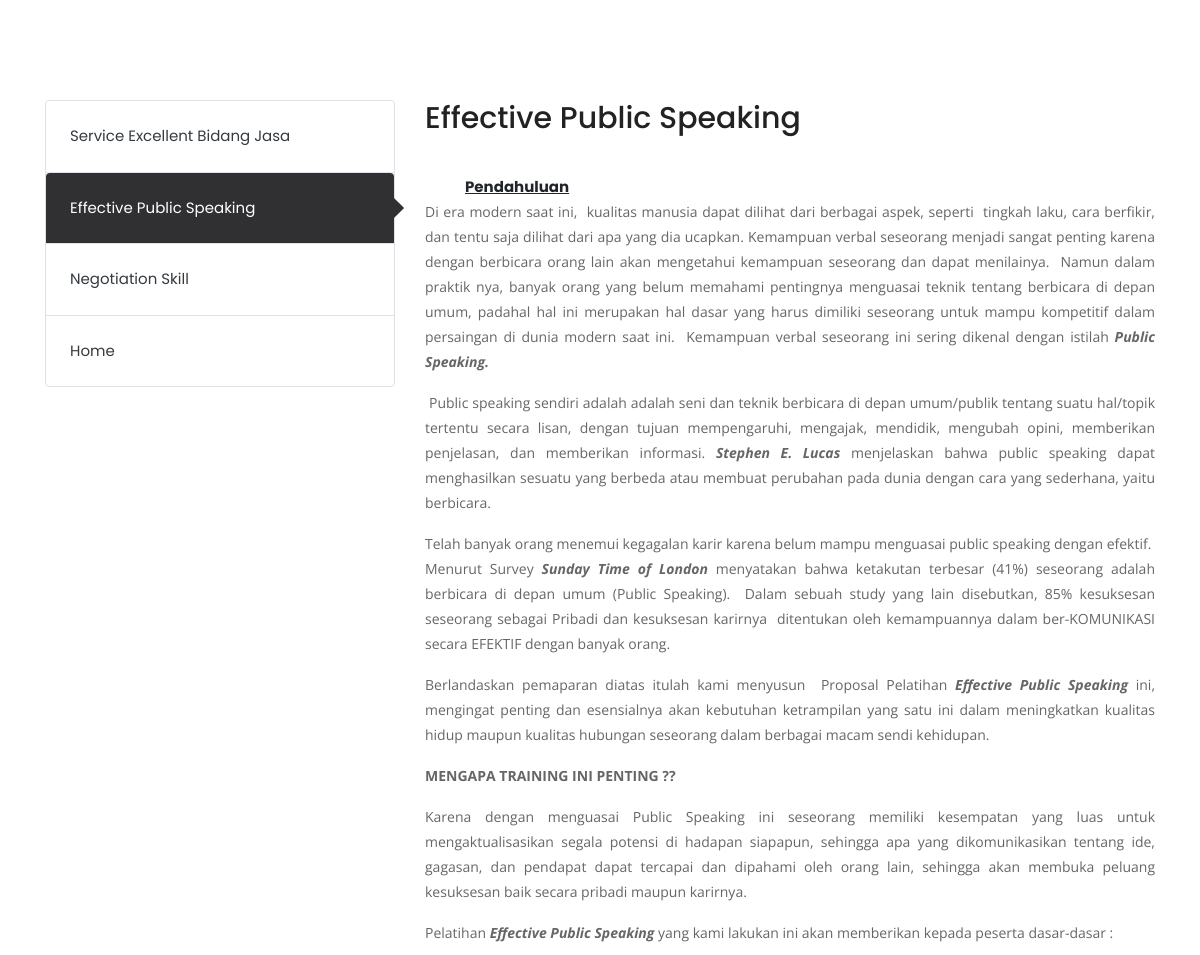
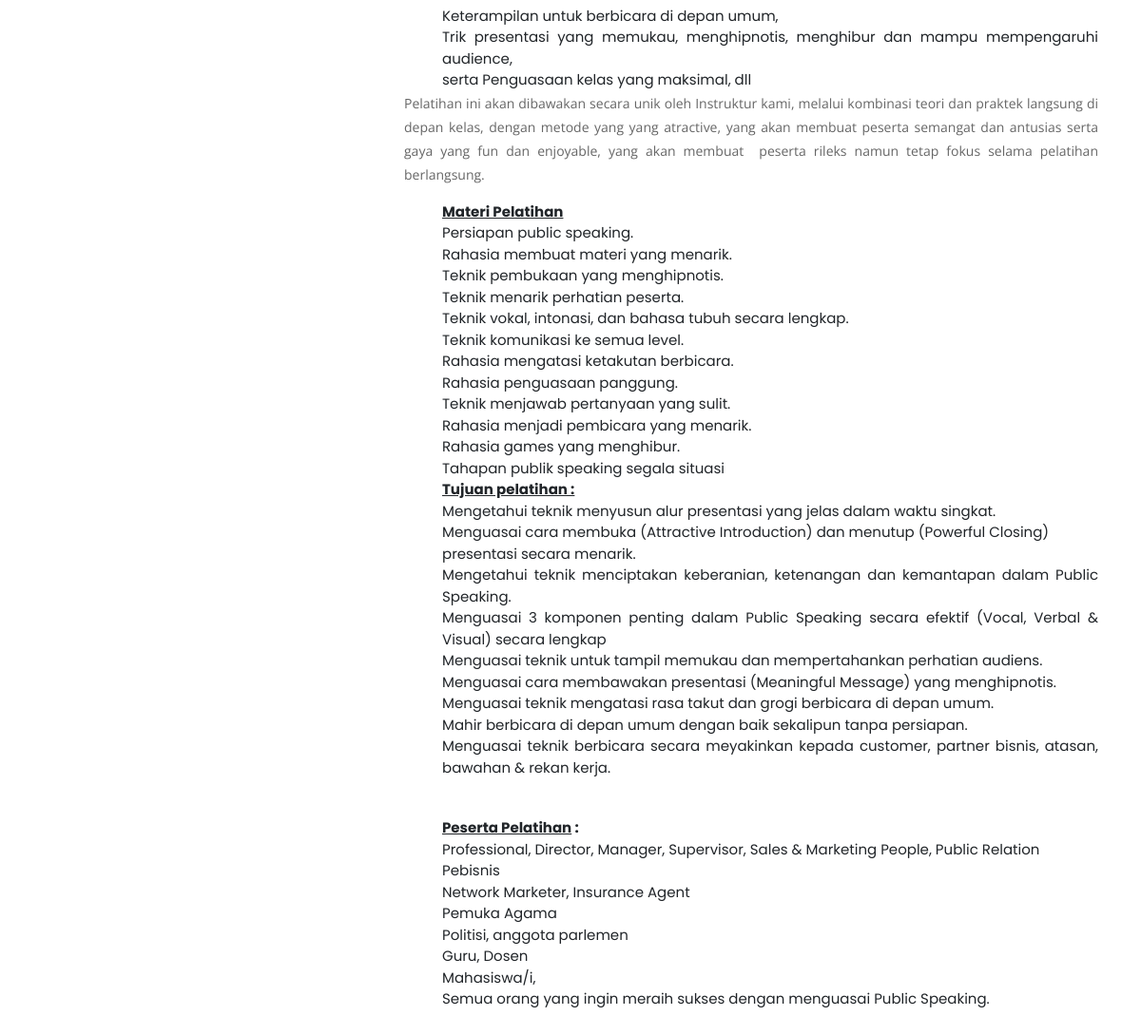
The page /DeepTrance/service_single/7 on the database its author committed (2 pictures, top to bottom).
### tables this page shows
CREATE TABLE `data_service` (
  `id_service` int(11) NOT NULL,
  `judul` varchar(255) NOT NULL,
  `title` varchar(255) NOT NULL,
  `icon` varchar(255) NOT NULL,
  `background_service` varchar(255) NOT NULL,
  `isi_service` text NOT NULL
);

### application/controllers/DeepTrance.php (called while the page is built, shortened)
<?php
class DeepTrance extends CI_Controller {
public function service_single(){
$this->load->view('umum/V_header_umum');
$this->load->view('V_service_single');
}
}

### index.php (called while the page is built, shortened)
<?php
require_once BASEPATH.'core/CodeIgniter.php';

### application/views/V_service_single.php (the view)
<?php
$static       = $this->db->get_where('data_service',array('id_service'=>$this->uri->segment(3)))->row_array();
$data_service = $this->db->get('data_service') ?>
<section class="section">
<div class="container">
<div class="row">
<aside class="col-lg-4 order-lg-1 order-2">
<ul class="service-menu pl-0 border rounded mb-50">
<?php foreach ($data_service->result_array() as $service){ ?>
<li class="<?php if($this->uri->segment(3) == $service['id_service']){ echo "active"; } ?> border-bottom">
<a class="d-block font-primary text-dark p-4 rounded-top" href="<?php echo base_url('DeepTrance/service_single/'.$service['id_service']) ?>"><?php echo $service['judul'] ?></a>
</li>
<?php } ?>
<li>
<a class="d-block font-primary text-dark p-4 rounded-top" href="<?php echo base_url() ?>">Home</a>
</li>
</ul>
</aside>
<div class="col-lg-8 order-lg-2 order-1">
<h3 class="mb-10"><?php echo $static['judul'] ?></h3>
<p class="mb-40">
<?php echo $static['isi_service'] ?>
</p>
</div>
</div>
</div>
</section>

### assets/style.css (style rules this page uses)
p, .paragraph { font-weight: 400; color: #666; font-size: 14px; line-height: 25px; font-family: "Open Sans", sans-serif; }
h1, h2, h3, h4, h5, h6 { color: #222; font-weight: 500; font-family: "Poppins", sans-serif; }
h3, .h3 { font-size: 30px; }
ol, ul { list-style-type: none; margin: 0px; }
a, a:hover, a:focus { text-decoration: none; }
a { transition: .2s ease; }
a, button { cursor: pointer; }
.section { padding: 100px 0; }
.text-dark { color: #222; }
.font-primary { font-family: "Poppins", sans-serif; }
.mb-10 { margin-bottom: 10px; }
.mb-40 { margin-bottom: 40px; }
.mb-50 { margin-bottom: 50px; }
.service-menu li.active { position: relative; }
.service-menu li.active a { background: #303032; color: #fff !important; }
.service-menu li.active::before { position: absolute; content: ''; height: 15px; width: 15px; background: #303032; top: 50%; right: -7px; transform: translateY(-50%) rotate(-45deg); }

### rows shown on the page
data_service: judul "Service Excellent Bidang Jasa"
data_service: judul "Effective Public Speaking", isi_service "Pendahuluan Di era modern saat ini, kualitas manusia dapat dilihat dari berbagai aspek, seperti tingkah laku, cara berfikir, dan tentu saja dilihat dari apa yang dia ucapkan. Kemampuan verbal seseorang menjadi sangat penting karena dengan berbicara orang lain akan mengetahui kemampuan seseorang dan dapat menilainya. Namun dalam praktik nya, banyak orang yang belum memahami pentingnya menguasai teknik tentang berbicara di depan umum, padahal hal ini merupakan hal dasar yang harus dimiliki seseorang untuk mampu kompetitif dalam persaingan di dunia modern saat ini. Kemampuan verbal seseorang ini sering dikenal dengan istilah Public Speaking. Public speaking sendiri adalah adalah seni dan…"
data_service: judul "Negotiation Skill"
